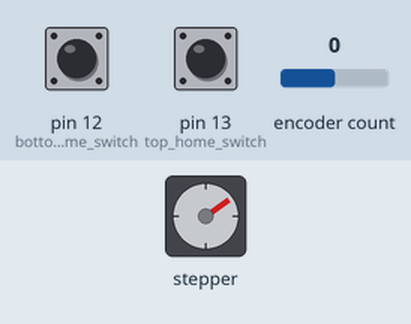
Simulated run of this sketch. Board: Arduino Uno, built with avr-gcc and run on an emulated ATmega328P. On the bench: stepper motor. Inputs (shaded band) come from the test bench; at power-on: pin 13 (top_home_switch) HIGH, pin 12 (bottom_home_switch) HIGH, encoder count 0. Stepper angles assume 200 steps per turn; what the sketch prints to the serial monitor is not drawn.

Above: at 0.8 s.
0.9 s: pin 13 (top_home_switch) pulled LOW for 0.15 s
At 1.05 s:
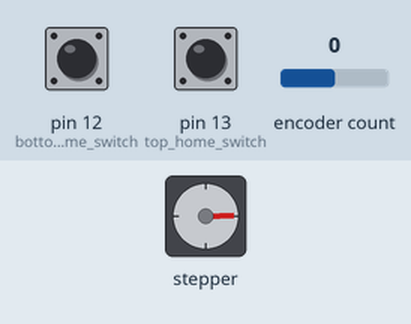
3.9 s: pin 12 (bottom_home_switch) pulled LOW for 0.15 s
At 3.9 s:
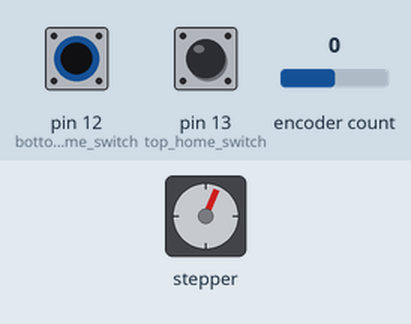
7.0 s: encoder count set to 1
10.0 s: encoder count set to 0
Timing chart, 0 to 24.7 s (numbered marks = the images above; inputs shaded):
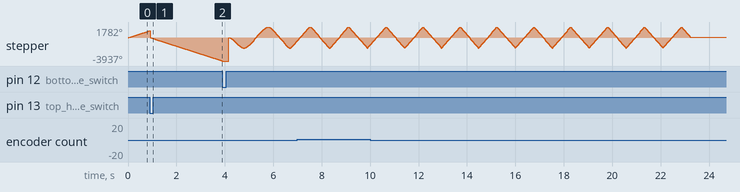

The sketch:

WaveMakerAlpha0.4.ino
```cpp
#include <AccelStepper.h>
#include <Encoder.h>

#define top_home_switch 13                                                                                                     //Attach limit switch to pin 9
#define bottom_home_switch 12
#define stepper_enable 7
#define run_switch 11

AccelStepper stepper(1, 5, 6);                                                                                            //Stepper 1 with 5-PUL and 6-DIR
Encoder rotary_encoder(2, 3);                                                                                             //Coder Defined on pins 2 and 3 (Hardware interupt pins)

long top_motorStep = 0;
float bottom_motorStep = 0;
long initial_homing=-1;                                                                                                   //Used to Home Stepper at startup
long top_position = 0;
float bottom_position = 0;
long current_position = 0;
long homing_delay = 1;
long ppc = 0;
long spc = 0;
long center_position = 0;
long center_step = 0;
long resolution = 50;
long step_resolution = 50;
long amplitude_step = 0;
float stpR = 0;
double timeSplit = 0;                                                                                          //A ratio precomputed for efficiency
double maxSpd = 0;                                                //Setting stepper speed in steps/second
double maxAccel = 0;
double currentSpeed = 0;                                                                                             //Initializing a variable for recursive speed calibration
double currentAccel = 0;                                                                                           //Initializing a variable for recursive acceleration calibration
double timeScale = 0;                                                                                                     //Initializing timescale
int i = 1;                                                                                                                //Simple boolean integer to skip first oscillation
double halfPeriodMillis = 0;                                                                              //Target halfperiod in milliseconds
unsigned long loopStartTime = 0;                                                                                          //Variable used to store when the movement starts
unsigned long loopStopTime = 0;                                                                                           //Variable used to store when the movement ends
unsigned long deltaTime = 0;                                                                                              //Variable used to store time difference
bool Calibration = false;

long limit_distance = 22.855;
long center_cm = 11;
double amplitude = 10;
double period = 1;


void setup() {
  Serial.begin(9600);                                                                                                     //Open up the serial port with a 9600 baud rate
  pinMode(top_home_switch, INPUT_PULLUP);                                                                                     //Initilaizing the limit switch to port 9 as an input with pullup resistor
  pinMode(bottom_home_switch, INPUT_PULLUP);                                                                                     //Initilaizing the limit switch to port 9 as an input with pullup resistor
  pinMode(run_switch, INPUT_PULLUP);
  pinMode(stepper_enable, OUTPUT);
  delay(5);                                                                                                               //Wait a bit
  digitalWrite(stepper_enable, LOW);                                                                                      //Set Acceleration of Stepper
  Serial.print("Stepper is Homing . . . . . . . . . . . ");                                                               //Inform user that the homing process is being completed
  Serial.println(" ");                                                               //Inform user that the homing process is being completed


  stepper.setCurrentPosition(0);                                                                                          //Set the current position as zero for now
  stepper.setMaxSpeed(100000.0);                                                                                             //Set Max Speed of Stepper (Slower to get better accuracy)
  stepper.setAcceleration(100000.0);                                                                                         //Set Acceleration of Stepper

    while (digitalRead(top_home_switch)) {                                                                                    //Make the Stepper move CW until the switch is activated
    stepper.moveTo(initial_homing);
    stepper.runSpeed();                                                                                                        //Set the position to move to
    initial_homing++;                                                                                                     //Decrease by 1 for next move if needed                                                                                                        //Start moving the stepper
    delay(homing_delay);
}
  stepper.setCurrentPosition(0); //Set current position as origin
  rotary_encoder.write(0);
  top_motorStep = rotary_encoder.read();
  initial_homing=1;


    while (digitalRead(bottom_home_switch)) {                                                                                    //Make the Stepper move CCW until the switch is activated
    stepper.moveTo(initial_homing);
    stepper.runSpeed();                                                                                                        //Set the position to move to
    initial_homing--;                                                                                                     //Decrease by 1 for next move if needed                                                                                                        //Start moving the stepper
    delay(homing_delay);
}
  bottom_motorStep = stepper.currentPosition();
  bottom_position = rotary_encoder.read();
  initial_homing=0;

  ppc = bottom_position/limit_distance;
  spc = bottom_motorStep/limit_distance;
  center_position = top_position + ppc*center_cm;
  center_step = spc*center_cm;
  current_position = rotary_encoder.read();
  stpR = bottom_motorStep/bottom_position;

Serial.print("Encoder Top Position: ");
Serial.println(top_position);
Serial.print("Encoder Bottom Position: ");
Serial.println(bottom_position);

Serial.print("Motor Top Position: ");
Serial.println(top_motorStep);
Serial.print("Motor Bottom Position: ");
Serial.println(bottom_motorStep);

Serial.print("Pulses/cm: ");
Serial.println(ppc);
Serial.print("Steps/cm: ");
Serial.println(spc);
Serial.print("Steps to Pulse Ratio: ");
Serial.println(stpR);

    while (abs(current_position - center_position) > resolution) {                                                                                    //Make the Stepper move CW until the switch is activated
    stepper.moveTo(initial_homing);
    stepper.setSpeed(500.00);
    stepper.run();                                                                                                       //Set the position to move to
    initial_homing++;                                                                                                     //Decrease by 1 for next move if needed                                                                                                        //Start moving the stepper
    delay(homing_delay);
    current_position = rotary_encoder.read();
    }

  stepper.setCurrentPosition(0);
  rotary_encoder.write(0);
  amplitude_step = spc*amplitude;

//----------------------------------------------------------------CALIBRATION--------------------------------------------------------------------------------------\\

timeSplit = period/3;                                                                                              //A ratio precomputed for efficiency
maxSpd = abs(floor((2*amplitude_step)/timeSplit));                                                                           //Setting stepper speed in steps/second
maxAccel = abs(floor((2*amplitude_step)/(timeSplit*timeSplit)));                                                             //Setting stepper acceleration in steps/(second)^2

Serial.print("Speed: ");
Serial.println(maxSpd);
Serial.print("Accel: ");
Serial.println(maxAccel);

//Variable intilization
currentSpeed = maxSpd;                                                                                             //Initializing a variable for recursive speed calibration
currentAccel = maxAccel;                                                                                           //Initializing a variable for recursive acceleration calibration
timeScale = 0;                                                                                                     //Initializing timescale
i = 1;                                                                                                                //Simple boolean integer to skip first oscillation
halfPeriodMillis = 0.5*(period*1000);                                                                              //Target halfperiod in milliseconds
loopStartTime = 0;                                                                                          //Variable used to store when the movement starts
loopStopTime = 0;                                                                                           //Variable used to store when the movement ends
deltaTime = 0;                                                                                              //Variable used to store time difference
Calibration = false;

  digitalWrite(stepper_enable, HIGH);
  stepper.setMaxSpeed(maxSpd);                                                                                            //Setting the initial stepper target speed
  stepper.setAcceleration(maxAccel);                                                                                      //Setting the initial stepper acceleration
  delay(100);
  stepper.moveTo(amplitude_step);

  while(Calibration == false) {;
      if (stepper.distanceToGo() == 0){                                                                                     //If at the end of the movement
        loopStopTime = millis();                                                                                            //When the movement is stopping
        deltaTime = loopStopTime-loopStartTime;                                                                             //Calculating the time taken barring the first loop
          if (i != 1 && abs(deltaTime-halfPeriodMillis) > 2){                                                            //If not on the first loop and not accurate period
              timeScale = (deltaTime/halfPeriodMillis);                                                                   //Calculating ratio of actual time to target time
              currentSpeed = currentSpeed * timeScale;                                                                    //Proportionally scaling the steppers speed
              Serial.println( timeScale);
              currentAccel = currentAccel * timeScale;                                                                    //Proportionally scaling the steppers acceleration
              stepper.setMaxSpeed(currentSpeed);                                                                          //Changing the steppers speed
              stepper.setAcceleration(currentAccel);                                                                      //Changing the steppers accceleration
              Serial.println("Current Speed");                                                                           //Let the user know the movement is still being adjusted
              Serial.println(currentSpeed);

           }
        loopStartTime = millis();                                                                                          //Store when the movement process starts
        stepper.moveTo(-stepper.currentPosition());                                                                        //Change target position to the opposite direction
        i=2;                                                                                                               //Tell the program that the first period is completed

    }

      if (i != 1 && abs(deltaTime-halfPeriodMillis) <= 2){
        Calibration = true;
      }

      stepper.run();                                                                                                      //Make the Stepper move
  }

  Serial.println( "Calibration Complete");
  stepper.setMaxSpeed(currentSpeed);                                                                                            //Setting the calibrated stepper speed
  stepper.setAcceleration(currentAccel);                                                                                        //Setting the calibrated stepper acceleration
  digitalWrite(stepper_enable, LOW);
  delay(5);
}
void loop() {
  if(digitalRead(run_switch)==LOW && digitalRead(top_home_switch) && digitalRead(bottom_home_switch)){
    if(abs(amplitude_step - stepper.currentPosition())> step_resolution){
    stepper.runToNewPosition(amplitude_step);
    stepper.setCurrentPosition(stpR*rotary_encoder.read());
    } else{
      amplitude_step = -amplitude_step;
    }
  }
}
```
